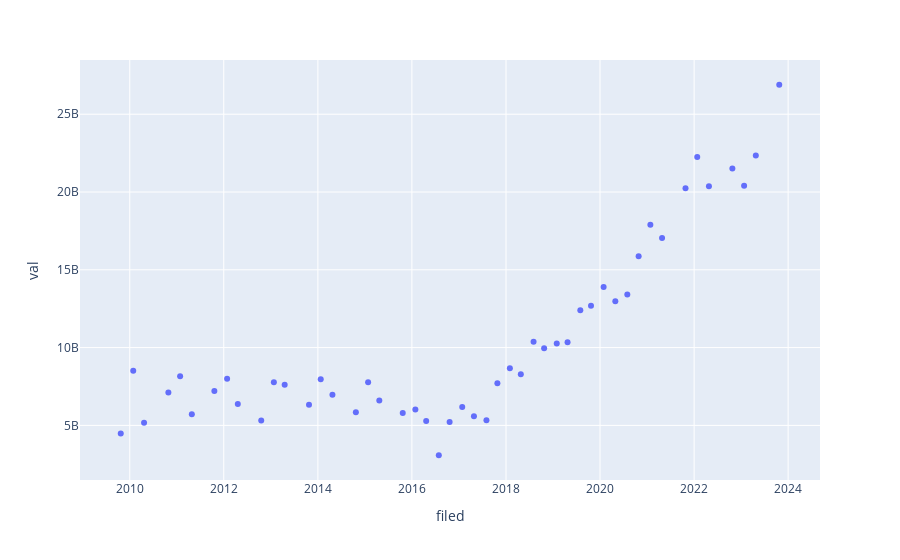

The notebook cell this image was saved under:
### Code cell
plx.scatter(
    data_frame = quarters ,
    x = 'filed',
    y = 'val',
)
